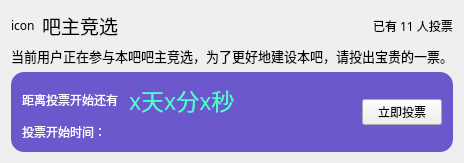
<?xml version="1.0" encoding="UTF-8"?>
<ui version="4.0">
 <class>Form</class>
 <widget class="QWidget" name="Form">
  <property name="geometry">
   <rect>
    <x>0</x>
    <y>0</y>
    <width>460</width>
    <height>150</height>
   </rect>
  </property>
  <property name="font">
   <font>
    <family>微软雅黑</family>
    <pointsize>9</pointsize>
   </font>
  </property>
  <property name="windowTitle">
   <string>Form</string>
  </property>
  <property name="styleSheet">
   <string notr="true">QWidget{font-family: &quot;微软雅黑&quot;;}
</string>
  </property>
  <layout class="QGridLayout" name="gridLayout_3" rowstretch="0,0,1">
   <item row="0" column="0">
    <layout class="QGridLayout" name="gridLayout" columnstretch="0,0,0,0">
     <property name="topMargin">
      <number>0</number>
     </property>
     <property name="bottomMargin">
      <number>0</number>
     </property>
     <property name="horizontalSpacing">
      <number>7</number>
     </property>
     <item row="0" column="2">
      <spacer name="horizontalSpacer">
       <property name="orientation">
        <enum>Qt::Horizontal</enum>
       </property>
       <property name="sizeHint" stdset="0">
        <size>
         <width>40</width>
         <height>20</height>
        </size>
       </property>
      </spacer>
     </item>
     <item row="0" column="1">
      <widget class="QLabel" name="label_2">
       <property name="font">
        <font>
         <family>微软雅黑</family>
         <pointsize>14</pointsize>
        </font>
       </property>
       <property name="text">
        <string>吧主竞选</string>
       </property>
       <property name="alignment">
        <set>Qt::AlignLeading|Qt::AlignLeft|Qt::AlignVCenter</set>
       </property>
      </widget>
     </item>
     <item row="0" column="3">
      <widget class="QLabel" name="label_4">
       <property name="font">
        <font>
         <family>微软雅黑</family>
         <pointsize>9</pointsize>
        </font>
       </property>
       <property name="text">
        <string>已有 11 人投票</string>
       </property>
      </widget>
     </item>
     <item row="0" column="0">
      <widget class="QLabel" name="label_3">
       <property name="text">
        <string>icon</string>
       </property>
      </widget>
     </item>
    </layout>
   </item>
   <item row="1" column="0">
    <widget class="QLabel" name="label_5">
     <property name="font">
      <font>
       <family>微软雅黑</family>
       <pointsize>10</pointsize>
      </font>
     </property>
     <property name="text">
      <string>当前用户正在参与本吧吧主竞选，为了更好地建设本吧，请投出宝贵的一票。</string>
     </property>
    </widget>
   </item>
   <item row="2" column="0">
    <widget class="QFrame" name="frame">
     <property name="styleSheet">
      <string notr="true">QFrame#frame{
	padding: 2px;
	border-radius: 13px;
	background-color: rgba(91, 68, 199, 225);
}
QLabel{
	color: white;
}</string>
     </property>
     <property name="frameShape">
      <enum>QFrame::NoFrame</enum>
     </property>
     <property name="frameShadow">
      <enum>QFrame::Raised</enum>
     </property>
     <layout class="QGridLayout" name="gridLayout_2">
      <item row="0" column="0">
       <layout class="QHBoxLayout" name="horizontalLayout" stretch="0,0,1">
        <item>
         <widget class="QLabel" name="label_6">
          <property name="font">
           <font>
            <family>微软雅黑</family>
            <pointsize>9</pointsize>
           </font>
          </property>
          <property name="text">
           <string>距离投票开始还有</string>
          </property>
         </widget>
        </item>
        <item>
         <spacer name="horizontalSpacer_3">
          <property name="orientation">
           <enum>Qt::Horizontal</enum>
          </property>
          <property name="sizeType">
           <enum>QSizePolicy::Fixed</enum>
          </property>
          <property name="sizeHint" stdset="0">
           <size>
            <width>5</width>
            <height>20</height>
           </size>
          </property>
         </spacer>
        </item>
        <item>
         <widget class="QLabel" name="label_7">
          <property name="font">
           <font>
            <family>微软雅黑</family>
            <pointsize>17</pointsize>
           </font>
          </property>
          <property name="styleSheet">
           <string notr="true">QLabel{
	color: rgb(76, 255, 204);
}</string>
          </property>
          <property name="text">
           <string>x天x分x秒</string>
          </property>
          <property name="alignment">
           <set>Qt::AlignLeading|Qt::AlignLeft|Qt::AlignVCenter</set>
          </property>
         </widget>
        </item>
       </layout>
      </item>
      <item row="0" column="1" rowspan="2">
       <spacer name="horizontalSpacer_2">
        <property name="orientation">
         <enum>Qt::Horizontal</enum>
        </property>
        <property name="sizeHint" stdset="0">
         <size>
          <width>105</width>
          <height>20</height>
         </size>
        </property>
       </spacer>
      </item>
      <item row="1" column="0">
       <widget class="QLabel" name="label_8">
        <property name="font">
         <font>
          <family>微软雅黑</family>
          <pointsize>9</pointsize>
         </font>
        </property>
        <property name="text">
         <string>投票开始时间：</string>
        </property>
        <property name="alignment">
         <set>Qt::AlignLeading|Qt::AlignLeft|Qt::AlignVCenter</set>
        </property>
       </widget>
      </item>
      <item row="0" column="2" rowspan="2">
       <widget class="QPushButton" name="pushButton">
        <property name="text">
         <string>立即投票</string>
        </property>
       </widget>
      </item>
     </layout>
    </widget>
   </item>
  </layout>
 </widget>
 <resources/>
 <connections/>
</ui>
